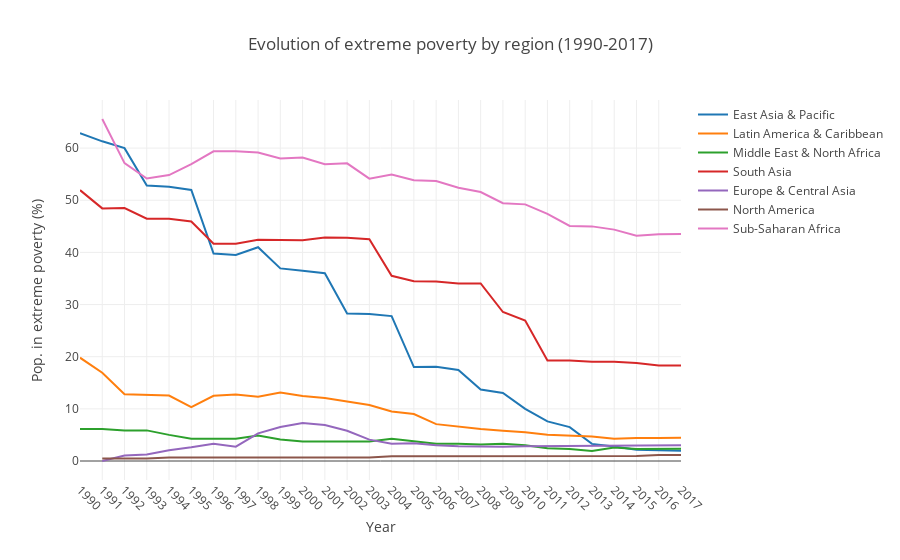

Notebook code for this chart:
### Code cell
layout = go.Layout( 
    title = go.layout.Title(
        text = 'Evolution of extreme poverty by region (1990-2017)'
    ),
    xaxis = go.layout.XAxis(
        tickmode='array',
        tickvals=np.arange(1981, 2018, step=1),
        tickangle=45,
        title='Year'
    ),
    yaxis = go.layout.YAxis(
        autorange=True,
        title='Pop. in extreme poverty (%)'
    )
)

fig = go.Figure(
    layout=layout
)
        
for region in extreme_poverty_by_region['Region'].unique():
    ext_pov_region = extreme_poverty_by_region[extreme_poverty_by_region['Region'] == region]
    fig.add_scatter(x=ext_pov_region['Year'], y=ext_pov_region['Mean Pop. in Extreme Poverty'], name=region, mode='lines')
    
py(fig, filename='axes-lines')

### Figure 1 — Plotly figure (JSON) as saved in the notebook; plotly's stock layout.template omitted (floating-point values rounded to 4 significant figures)
{"data": [{"mode": "lines", "name": "East Asia & Pacific", "type": "scatter", "uid": "eaadd09e-81ce-4273-b083-0271ee456823", "x": ["1990", "1991", "1992", "1993", "1994", "1995", "1996", "1997", "1998", "1999", "2000", "2001", "2002", "2003", "2004", "2005", "2006", "2007", "2008", "2009", "2010", "2011", "2012", "2013", "2014", "2015", "2016", "2017"], "y": [62.88, 61.3, 59.99, 52.82, 52.61, 51.98, 39.78, 39.5, 40.99, 36.93, 36.47, 35.99, 28.29, 28.19, 27.79, 18.02, 18.08, 17.44, 13.69, 13.06, 10, 7.6, 6.49, 3.28, 2.78, 2.16, 2.06, 1.97]}, {"mode": "lines", "name": "Latin America & Caribbean", "type": "scatter", "uid": "ae30c62e-4730-47f5-b7ec-94cf27a722a7", "x": ["1990", "1991", "1992", "1993", "1994", "1995", "1996", "1997", "1998", "1999", "2000", "2001", "2002", "2003", "2004", "2005", "2006", "2007", "2008", "2009", "2010", "2011", "2012", "2013", "2014", "2015", "2016", "2017"], "y": [19.81, 16.92, 12.79, 12.63, 12.54, 10.35, 12.51, 12.75, 12.34, 13.13, 12.46, 12.1, 11.44, 10.75, 9.48, 9.01, 7.07, 6.59, 6.16, 5.8, 5.49, 5.02, 4.88, 4.68, 4.25, 4.42, 4.39, 4.45]}, {"mode": "lines", "name": "Middle East & North Africa", "type": "scatter", "uid": "b6487952-53fa-4e59-9517-5008138ab912", "x": ["1990", "1991", "1992", "1993", "1994", "1995", "1996", "1997", "1998", "1999", "2000", "2001", "2002", "2003", "2004", "2005", "2006", "2007", "2008", "2009", "2010", "2011", "2012", "2013", "2014", "2015", "2016", "2017"], "y": [6.13, 6.13, 5.87, 5.87, 5.01, 4.28, 4.28, 4.25, 4.88, 4.11, 3.72, 3.71, 3.75, 3.75, 4.25, 3.78, 3.29, 3.31, 3.18, 3.31, 3.03, 2.43, 2.3, 1.92, 2.59, 2.32, 2.34, 2.33]}, {"mode": "lines", "name": "South Asia", "type": "scatter", "uid": "3eee0f28-b799-4225-85e4-adb1bec24900", "x": ["1990", "1991", "1992", "1993", "1994", "1995", "1996", "1997", "1998", "1999", "2000", "2001", "2002", "2003", "2004", "2005", "2006", "2007", "2008", "2009", "2010", "2011", "2012", "2013", "2014", "2015", "2016", "2017"], "y": [51.94, 48.44, 48.49, 46.46, 46.47, 45.94, 41.68, 41.67, 42.41, 42.41, 42.32, 42.84, 42.82, 42.54, 35.52, 34.48, 34.41, 34.06, 34.05, 28.57, 26.93, 19.27, 19.26, 19.05, 19.04, 18.78, 18.3, 18.29]}, {"mode": "lines", "name": "Europe & Central Asia", "type": "scatter", "uid": "0107e803-dcb7-41af-a801-4f489b37965c", "x": ["1991", "1992", "1993", "1994", "1995", "1996", "1997", "1998", "1999", "2000", "2001", "2002", "2003", "2004", "2005", "2006", "2007", "2008", "2009", "2010", "2011", "2012", "2013", "2014", "2015", "2016", "2017"], "y": [0, 1.04, 1.24, 2.06, 2.62, 3.32, 2.74, 5.3, 6.52, 7.27, 6.89, 5.79, 4.1, 3.3, 3.41, 3.03, 2.83, 2.71, 2.72, 2.83, 2.86, 2.89, 2.94, 2.92, 2.98, 3, 3.03]}, {"mode": "lines", "name": "North America", "type": "scatter", "uid": "f3a08cea-10ce-4a93-bd51-d853d188ded5", "x": ["1991", "1992", "1993", "1994", "1995", "1996", "1997", "1998", "1999", "2000", "2001", "2002", "2003", "2004", "2005", "2006", "2007", "2008", "2009", "2010", "2011", "2012", "2013", "2014", "2015", "2016", "2017"], "y": [0.47, 0.47, 0.47, 0.65, 0.65, 0.65, 0.68, 0.68, 0.68, 0.65, 0.65, 0.65, 0.65, 0.92, 0.92, 0.92, 0.92, 0.92, 0.92, 0.92, 0.92, 0.92, 0.95, 0.95, 0.95, 1.13, 1.13]}, {"mode": "lines", "name": "Sub-Saharan Africa", "type": "scatter", "uid": "8c22b44c-5dab-473b-9a5f-d0cc469e9c62", "x": ["1991", "1992", "1993", "1994", "1995", "1996", "1997", "1998", "1999", "2000", "2001", "2002", "2003", "2004", "2005", "2006", "2007", "2008", "2009", "2010", "2011", "2012", "2013", "2014", "2015", "2016", "2017"], "y": [65.58, 57.11, 54.18, 54.83, 56.94, 59.39, 59.41, 59.15, 58, 58.2, 56.92, 57.08, 54.14, 54.93, 53.83, 53.68, 52.39, 51.57, 49.44, 49.21, 47.38, 45.08, 44.99, 44.37, 43.19, 43.48, 43.52]}], "layout": {"title": {"text": "Evolution of extreme poverty by region (1990-2017)"}, "xaxis": {"tickangle": 45, "tickmode": "array", "tickvals": [1981, 1982, 1983, 1984, 1985, 1986, 1987, 1988, 1989, 1990, 1991, 1992, 1993, 1994, 1995, 1996, 1997, 1998, 1999, 2000, 2001, 2002, 2003, 2004, 2005, 2006, 2007, 2008, 2009, 2010, 2011, 2012, 2013, 2014, 2015, 2016, 2017], "title": {"text": "Year"}}, "yaxis": {"autorange": true, "title": {"text": "Pop. in extreme poverty (%)"}}}}
